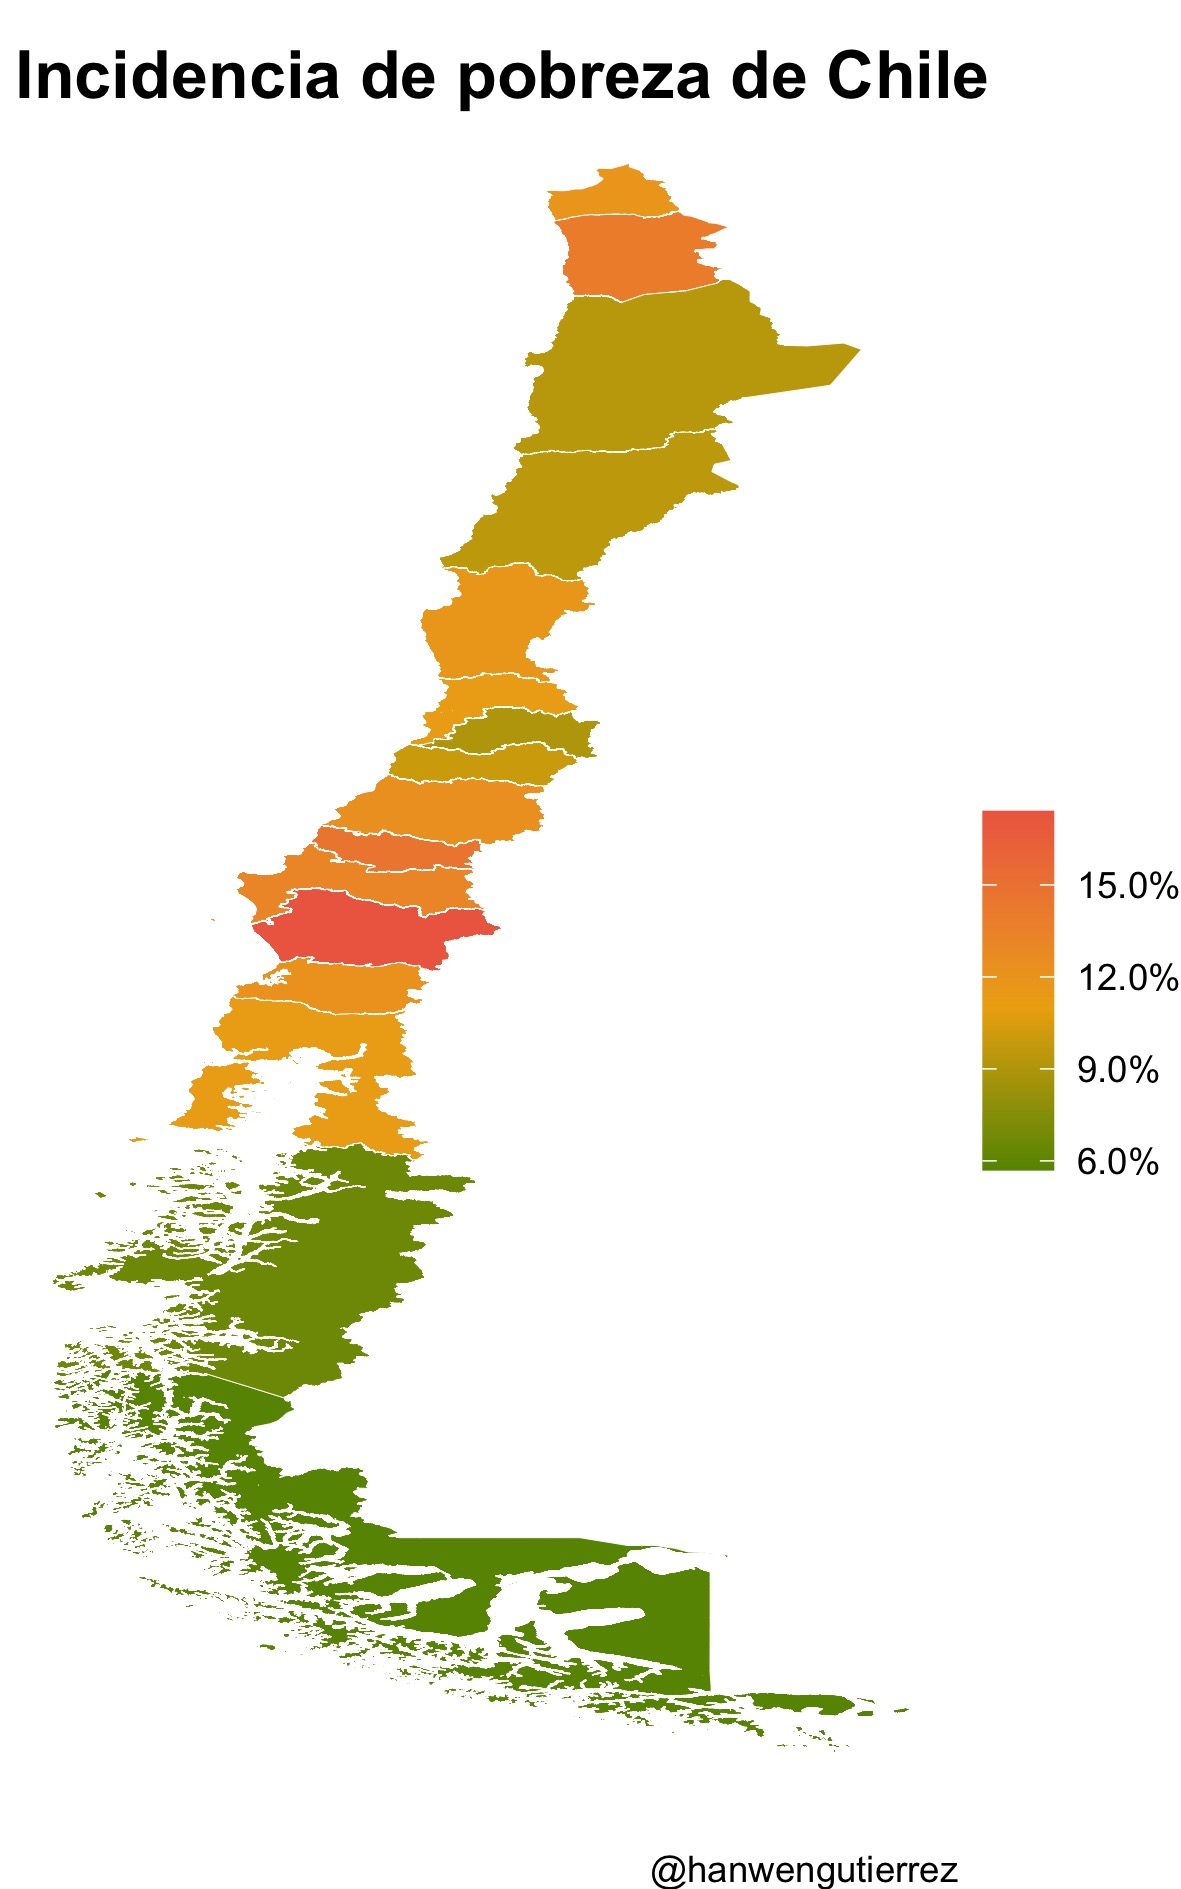

This figure's R source:
rm(list=ls())
library(readxl)
library(ggplot2)
library(scales)

load("Map/ShapeChileRegiones.RData")
unique(ShapeChileRegiones$id)

pobreza <- read_excel("Map/Pobreza_2020Chile.xlsx")

pobreza_mapa <- merge(ShapeChileRegiones, pobreza, by = "id")

mapa <- ggplot(pobreza_mapa) + 
  geom_polygon(aes(x=long, y=lat, 
                   group = group, 
                   fill = Pobreza/100),
               colour ="white",
               size = 0.1) +
  labs(x="",y="", fill = "",
       title="Incidencia de pobreza de Chile",
       caption = "@hanwengutierrez") +
  scale_fill_gradient2(
    low ='chartreuse4', 
    mid="darkgoldenrod2", 
    high='coral2',
    midpoint=0.11,
    labels = percent,
    na.value="white")  + 
  theme_void() + 
  theme(plot.title=element_text(size=16, hjust=-1, face="bold", vjust=-1)) 

ggsave(mapa, filename = "Map/mapa_chile.jpeg", width = 10, height = 16, units = "cm")
